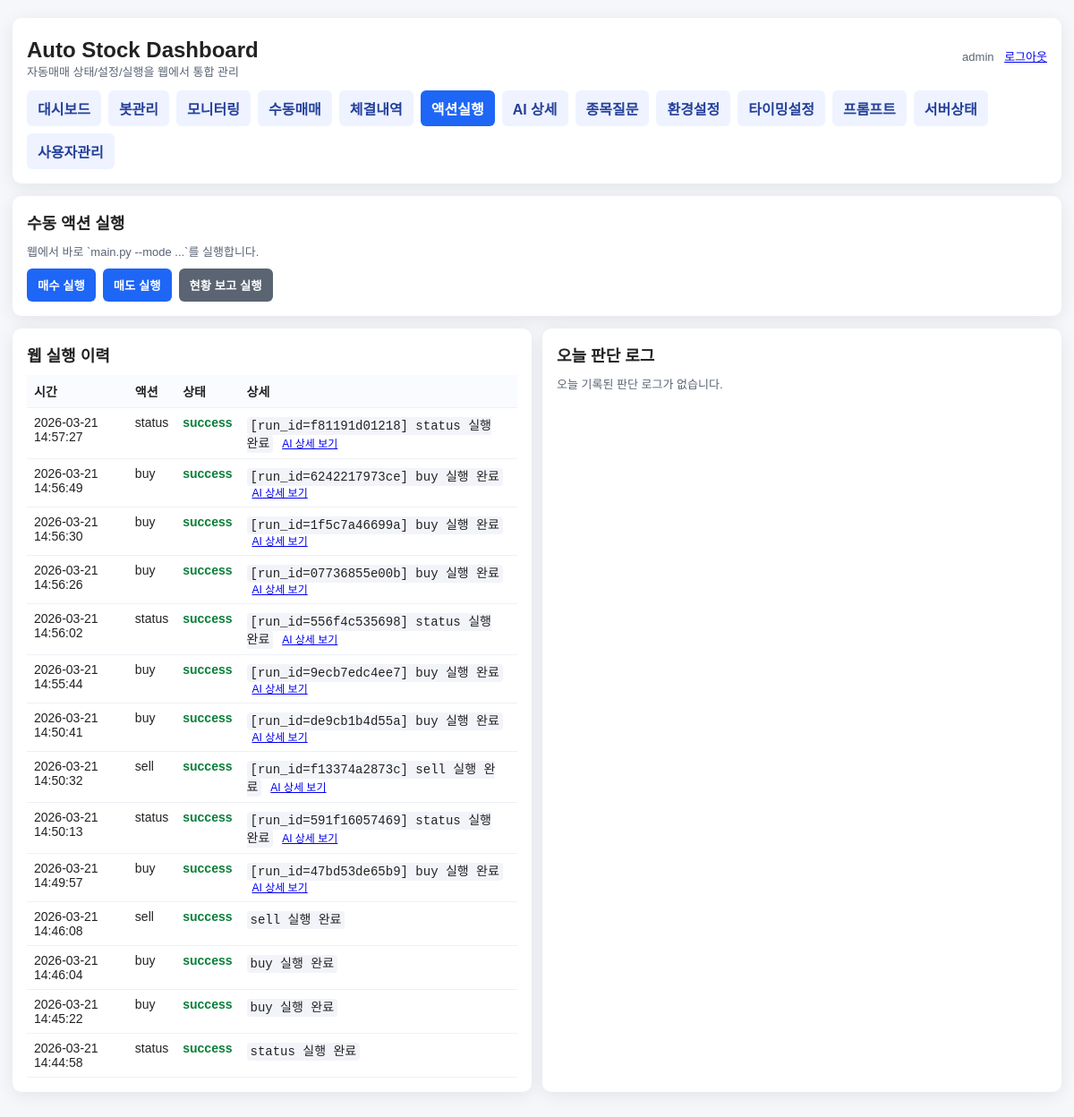
The page /actions (signed in) on the database its author committed.
### tables this page shows
CREATE TABLE action_history (
    id         INTEGER PRIMARY KEY AUTOINCREMENT,
    user_id    INTEGER NOT NULL REFERENCES users(id),
    action     TEXT NOT NULL,
    status     TEXT NOT NULL,
    detail     TEXT NOT NULL DEFAULT '',
    created_at TEXT NOT NULL
);

### web_admin.py (the view)
    @app.get("/actions")
    @_login_required
    def actions():
        history = _load_action_history(user_id=g.user_id)[::-1]
        today_actions = _parse_today_log_actions(user_id=g.user_id)[::-1]
        return render_template("actions.html", history=history, today_actions=today_actions)

### config.py (called while the page is built)
def now() -> datetime:
    try:
        return datetime.now(ZoneInfo(APP_TIMEZONE))
    except Exception:
        return datetime.now(ZoneInfo("Asia/Seoul"))

### db.py (called while the page is built)
def _get_connection() -> sqlite3.Connection:
    DB_PATH.parent.mkdir(parents=True, exist_ok=True)
    conn = sqlite3.connect(str(DB_PATH), check_same_thread=False)
    conn.row_factory = sqlite3.Row
    conn.execute("PRAGMA journal_mode=WAL")
    conn.execute("PRAGMA foreign_keys=ON")
    return conn

@contextmanager
def get_db():
    conn = _get_connection()
    try:
        yield conn
        conn.commit()
    except Exception:
        conn.rollback()
        raise
    finally:
        conn.close()

def get_traces(user_id: int, limit: int = 200, run_id: str = "") -> list[dict]:
    with get_db() as conn:
        if run_id:
            rows = conn.execute(
                "SELECT * FROM ai_traces WHERE user_id = ? AND run_id = ? ORDER BY id DESC LIMIT ?",
                (user_id, run_id, limit),
            ).fetchall()
        else:
            rows = conn.execute(
                "SELECT * FROM ai_traces WHERE user_id = ? ORDER BY id DESC LIMIT ?",
                (user_id, limit),
            ).fetchall()
        result = []
        for r in rows:
            d = dict(r)
            d["time"] = d.get("created_at", "")
            try:
                d["payload"] = json.loads(d["payload"])
            except Exception:
                pass
            result.append(d)
        return result

def get_actions(user_id: int, limit: int = 200) -> list[dict]:
    with get_db() as conn:
        rows = conn.execute(
            "SELECT * FROM action_history WHERE user_id = ? ORDER BY id DESC LIMIT ?",
            (user_id, limit),
        ).fetchall()
        return [dict(r) for r in rows]

### web_admin.py (called while the page is built)
def _is_logged_in() -> bool:
    return "user_id" in session

def _login_required(func):
    @wraps(func)
    def wrapper(*args, **kwargs):
        if not _is_logged_in():
            return redirect(url_for("login_page"))
        g.user_id = session.get("user_id", 0)
        g.username = session.get("username", "")
        g.is_admin = session.get("is_admin", False)
        return func(*args, **kwargs)
    return wrapper

def _load_action_history(user_id: int = 0) -> List[Dict[str, Any]]:
    import db as _db
    rows = _db.get_actions(user_id, limit=200)
    rows.reverse()
    for r in rows:
        if "created_at" in r and "time" not in r:
            r["time"] = r["created_at"]
    return rows

### templates/actions.html
{% extends "base.html" %}
{% set active_page = "actions" %}
{% set title = "액션실행" %}
{% block content %}
  <div class="card">
    <h2>수동 액션 실행</h2>
    <div class="sub">웹에서 바로 `main.py --mode ...`를 실행합니다.</div>
    <form method="post" action="/actions/run" style="display:flex;gap:8px;margin-top:10px;">
      <button class="btn btn-primary" name="action" value="buy" type="submit">매수 실행</button>
      <button class="btn btn-primary" name="action" value="sell" type="submit">매도 실행</button>
      <button class="btn btn-gray" name="action" value="status" type="submit">현황 보고 실행</button>
    </form>
  </div>
  <div class="grid-2">
    <div class="card">
      <h2>웹 실행 이력</h2>
      {% if history %}
        <table>
          <thead><tr><th>시간</th><th>액션</th><th>상태</th><th>상세</th></tr></thead>
          <tbody>
          {% for row in history[:80] %}
            <tr>
              <td>{{ row.time }}</td>
              <td>{{ row.action }}</td>
              <td class="{% if row.status == 'success' %}ok{% else %}bad{% endif %}">{{ row.status }}</td>
              <td>
                <code>{{ row.detail }}</code>
                {% set ns = namespace(run_id='') %}
                {% if 'run_id=' in (row.detail or '') %}
                  {% set ns.run_id = row.detail.split('run_id=')[1].split(']')[0].split(' ')[0] %}
                {% endif %}
                {% if ns.run_id %}
                  <a href="/ai?run_id={{ ns.run_id }}" style="margin-left:6px; font-size:12px;">AI 상세 보기</a>
                {% endif %}
              </td>
            </tr>
          {% endfor %}
          </tbody>
        </table>
      {% else %}
        <div class="sub">실행 이력이 없습니다.</div>
      {% endif %}
    </div>
    <div class="card">
      <h2>오늘 판단 로그</h2>
      {% if today_actions %}
        <table>
          <thead><tr><th>로그</th></tr></thead>
          <tbody>
          {% for line in today_actions[:80] %}
            <tr><td><code>{{ line }}</code></td></tr>
          {% endfor %}
          </tbody>
        </table>
      {% else %}
        <div class="sub">오늘 기록된 판단 로그가 없습니다.</div>
      {% endif %}
    </div>
  </div>
{% endblock %}

### templates/base.html (shortened to what this page needs)
<!doctype html>
<html lang="ko">
<head>
</head>
<body>
  <div class="wrap">
    <div class="card">
      <div class="top">
        <div>
          <h1>Auto Stock Dashboard</h1>
          <div class="sub">자동매매 상태/설정/실행을 웹에서 통합 관리</div>
        </div>
        <div style="text-align: right; font-size: 13px;">
          <span style="color: #5a6474;">{{ current_username }}</span>
          <a href="/logout" style="margin-left: 8px;">로그아웃</a>
        </div>
      </div>
      <div class="nav" style="margin-top: 12px;">
        <a class="{% if active_page == 'dashboard' %}active{% endif %}" href="/">대시보드</a>
        <a class="{% if active_page == 'bots' %}active{% endif %}" href="/bots">봇관리</a>
        <a class="{% if active_page == 'monitor' %}active{% endif %}" href="/monitor">모니터링</a>
        <a class="{% if active_page == 'manual_trade' %}active{% endif %}" href="/manual-trade">수동매매</a>
        <a class="{% if active_page == 'trade_log' %}active{% endif %}" href="/trade-log">체결내역</a>
        <a class="{% if active_page == 'actions' %}active{% endif %}" href="/actions">액션실행</a>
        <a class="{% if active_page == 'ai' %}active{% endif %}" href="/ai">AI 상세</a>
        <a class="{% if active_page == 'ask' %}active{% endif %}" href="/ask">종목질문</a>
        <a class="{% if active_page == 'settings' %}active{% endif %}" href="/settings">환경설정</a>
        <a class="{% if active_page == 'schedule' %}active{% endif %}" href="/schedule">타이밍설정</a>
        <a class="{% if active_page == 'prompts' %}active{% endif %}" href="/prompts">프롬프트</a>
        <a class="{% if active_page == 'server' %}active{% endif %}" href="/server">서버상태</a>
        {% if current_is_admin %}<a class="{% if active_page == 'admin_users' %}active{% endif %}" href="/admin/users">사용자관리</a>{% endif %}
      </div>
    </div>
    {% block content %}{% endblock %}
  </div>
</body>
</html>

### templates/base.html (style rules this page uses)
body { font-family: Arial, sans-serif; background: #f5f7fb; margin: 0; color: #222; }
.wrap { max-width: 1200px; margin: 20px auto; padding: 0 14px; }
.card { background: #fff; border-radius: 10px; box-shadow: 0 4px 20px rgba(0,0,0,0.08); padding: 16px; margin-bottom: 14px; }
.top { display: flex; justify-content: space-between; align-items: center; gap: 10px; }
.nav { display: flex; gap: 8px; flex-wrap: wrap; }
.nav a { text-decoration: none; padding: 8px 12px; border-radius: 6px; background: #eef3ff; color: #26419a; font-weight: 700; }
.nav a.active { background: #1e66f5; color: #fff; }
h1 { margin: 6px 0 0; font-size: 24px; }
h2 { margin: 0 0 10px; font-size: 18px; }
.grid-2 { display: grid; grid-template-columns: 1fr 1fr; gap: 12px; }
.sub { color: #5a6474; font-size: 13px; }
.ok { color: #0a7f39; font-weight: 700; }
.btn { border: none; padding: 9px 12px; border-radius: 6px; cursor: pointer; font-weight: 700; }
.btn-primary { background: #1e66f5; color: #fff; }
.btn-gray { background: #5b6472; color: #fff; }
table { width: 100%; border-collapse: collapse; }
th, td { border-bottom: 1px solid #edf1f7; padding: 8px; text-align: left; font-size: 14px; vertical-align: top; }
th { background: #f9fbff; }
code { background: #f2f4f9; border-radius: 4px; padding: 2px 4px; }

### rows shown on the page
action_history: time "2026-03-21 14:57:27", action "status", status "success", detail "[run_id=f81191d01218] status 실행 완료"
action_history: time "2026-03-21 14:56:49", action "buy", status "success", detail "[run_id=6242217973ce] buy 실행 완료"
action_history: time "2026-03-21 14:56:30", action "buy", status "success", detail "[run_id=1f5c7a46699a] buy 실행 완료"
action_history: time "2026-03-21 14:56:26", action "buy", status "success", detail "[run_id=07736855e00b] buy 실행 완료"
action_history: time "2026-03-21 14:56:02", action "status", status "success", detail "[run_id=556f4c535698] status 실행 완료"
action_history: time "2026-03-21 14:55:44", action "buy", status "success", detail "[run_id=9ecb7edc4ee7] buy 실행 완료"
action_history: time "2026-03-21 14:50:41", action "buy", status "success", detail "[run_id=de9cb1b4d55a] buy 실행 완료"
action_history: time "2026-03-21 14:50:32", action "sell", status "success", detail "[run_id=f13374a2873c] sell 실행 완료"
action_history: time "2026-03-21 14:50:13", action "status", status "success", detail "[run_id=591f16057469] status 실행 완료"
action_history: time "2026-03-21 14:49:57", action "buy", status "success", detail "[run_id=47bd53de65b9] buy 실행 완료"
action_history: time "2026-03-21 14:46:08", action "sell", status "success", detail "sell 실행 완료"
action_history: time "2026-03-21 14:46:04", action "buy", status "success", detail "buy 실행 완료"
action_history: time "2026-03-21 14:45:22", action "buy", status "success", detail "buy 실행 완료"
action_history: time "2026-03-21 14:44:58", action "status", status "success", detail "status 실행 완료"

### other values the page prints
{{ current_username }} "admin"
